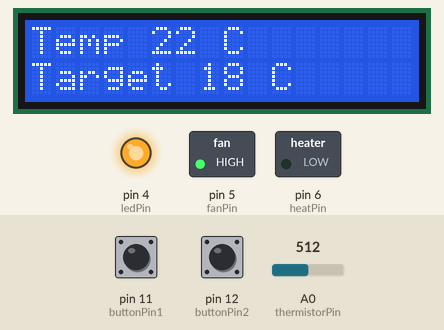
Recording of a sketch running on a simulated Arduino Uno, built with avr-gcc and run on an emulated ATmega328P. On the bench: 16×2 character LCD, switched loads named in the sketch (green lamp = pin HIGH), output pins drawn as LEDs (lit = HIGH). Inputs (shaded band) come from the test bench; at power-on: A0 (thermistorPin) = 512, pin 11 (buttonPin1) LOW, pin 12 (buttonPin2) LOW. What the sketch prints to the serial monitor is not drawn.

Above: at 4.2 s.
4.3 s: A0 (thermistorPin) set to 552
At 6.0 s:
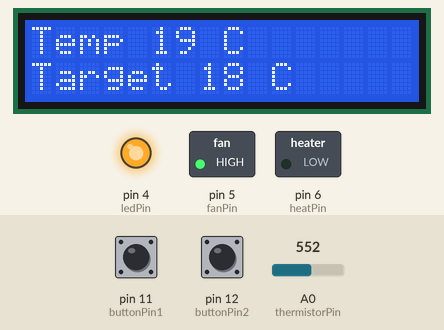
6.6 s: A0 (thermistorPin) set to 580
At 8.1 s:
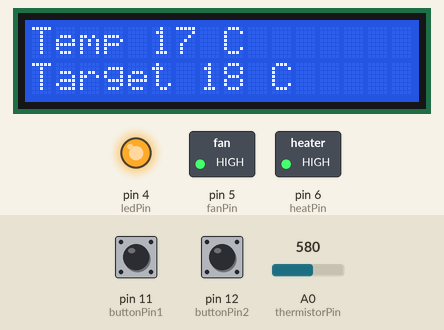
12.5 s: A0 (thermistorPin) set to 716
At 14.3 s:
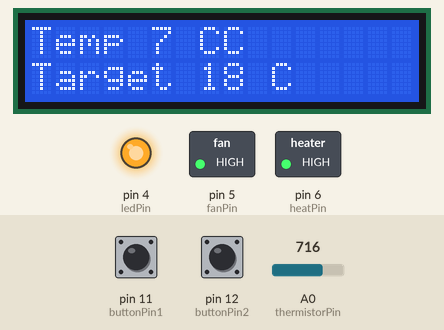
14.6 s: pin 11 (buttonPin1) pulled HIGH for 3.2 s
At 18.6 s:
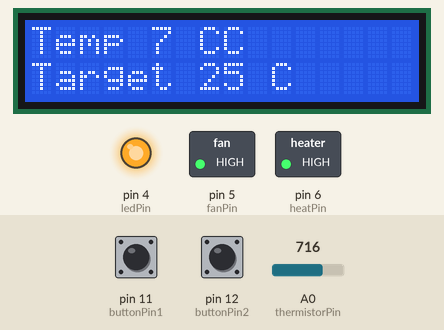
19.3 s: pin 11 (buttonPin1) pulled HIGH for 0.15 s
At 20.4 s:
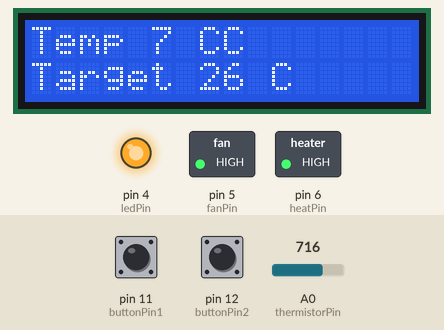
21.3 s: pin 11 (buttonPin1) pulsed HIGH 5 times (0.12 s each, 0.3 s apart)
At 24.3 s:
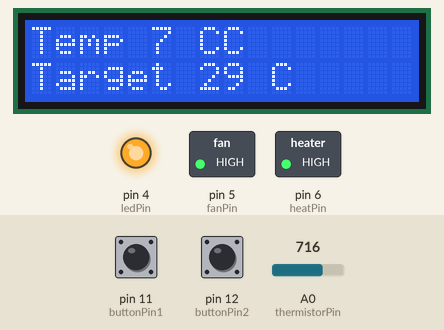
Timing chart, 0 to 25.3 s (numbered marks = the images above; inputs shaded):
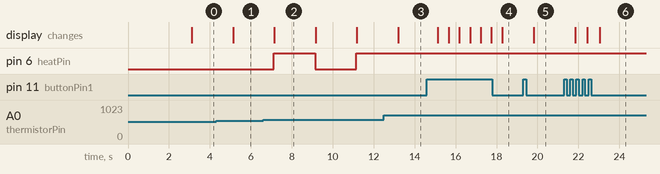

Measured:
- the behaviour switches between 569 and 570 on A0 (thermistorPin) (found by bisection; images 1 and 2)
- after the input at 4.3 s, the display: changes after 0.83 s (image 1)
- after the input at 6.6 s, pin 6 (heatPin): LOW → HIGH after 0.53 s, → LOW 2.0 s later, → HIGH 2.0 s later; the display: changes after 0.55 s (image 2)
- after the input at 12.5 s, pin 6 (heatPin): stays HIGH (without the input it goes to LOW after 0.67 s); the display: changes after 0.69 s (image 3)
- after the input at 14.6 s, the display: first changes after 0.54 s (image 4 shows a later state)
- after the input at 19.3 s, the display: changes after 0.52 s (image 5)
- after the input at 21.3 s, the display: first changes after 0.53 s (image 6 shows a later state)

The sketch:

incubator2017.ino
```cpp
// Libraries
#include <math.h>
#include <Wire.h>
#include "LiquidCrystal_I2C.h"

//Define LCD
LiquidCrystal_I2C lcd(0x3F, 16, 2);

// Define pins
#define ledPin 4
#define fanPin 5
#define heatPin 6

#define buttonPin1 11 // temperature up
#define buttonPin2 12  // temperature down

#define SERIESRESISTOR 10000
#define R0 10000
#define T0 25 //room temperature
#define B 3950 //the coefficient of the thermistor

// Define variables

int targetTemp = 18;   // Initial target temperature
int button1State = 0;
int button2State = 0;
int val;
double temp;
boolean isCheck;

//  Time variables

long switch_time = 2000; // switch mosfet on or off once every 3 seconds
long begin_switch_time = 0;
long temp_time = 2000; // read temperature once every 2 seconds
long begin_temp_time = 0;

int thermistorPin = A0;

void setup() {
  Serial.begin(115200);
  Serial.println(F("Open Bio Lab Academy 2017 Incubator"));

  pinMode(ledPin, OUTPUT);
  pinMode(fanPin, OUTPUT);
  pinMode(heatPin, OUTPUT);
  pinMode(buttonPin1, INPUT);
  pinMode(buttonPin2, INPUT);

  // Set time
  begin_switch_time = millis();

  // Initialize I2C
  Wire.begin();

  // Initialize the LCD and print a message
  lcd.init();
  lcd.backlight();
  lcd.clear();
  lcd.setCursor(0, 0);
  lcd.print(F("Open Bio Lab"));
  lcd.setCursor(0, 1);
  lcd.print(F("Academy 2017"));
  delay(3000);
  lcd.clear();

  // The ,LED Bar, fan is always on
  digitalWrite(ledPin, HIGH);
  digitalWrite(fanPin, HIGH);
}


double Thermister(float RawADC) {
  RawADC = (1023 / RawADC) - 1;
  RawADC = SERIESRESISTOR / RawADC;  // 10K / (1023/ADC - 1)

  float Temp;
  Temp = RawADC / R0; // R/R0
  Temp = log(Temp);
  Temp = Temp / B;
  Temp = Temp + 1.0 / (T0 + 273.15);
  Temp = 1.0 / Temp;
  Temp -= 273.15 ;// kelvins to C
  return Temp;
}

void loop() {
  isCheck = digitalRead(heatPin);
  Serial.println(isCheck);
  if ((millis() - begin_temp_time) > temp_time) {

    val = analogRead(thermistorPin);
    temp = Thermister(val);
    if (isCheck == 0) {
      temp -= 2;
    }
    begin_temp_time = millis();
  }
  if ((millis() - begin_switch_time) > switch_time) {
    if (temp < targetTemp) {
      digitalWrite(heatPin, HIGH);
      begin_switch_time = millis();
      isCheck = true;
    }
    else {
      digitalWrite(heatPin, LOW);
      begin_switch_time = millis();
      isCheck = false;
    }
  }

  button1State = digitalRead(buttonPin1);
  button2State = digitalRead(buttonPin2);

  if (button1State == HIGH) {
    ++targetTemp;
    if (targetTemp > 50) targetTemp = 50;
    delay(500);
  }
  else if (button2State == HIGH) {
    --targetTemp;
    if (targetTemp < 0) targetTemp = 0;
    if (targetTemp == temp && isCheck == 1) {
      temp -= 2;
    }
    delay(500);
  }

  button1State = 0;
  button2State = 0;

  Serial.print(F("Temp: "));
  Serial.print(temp);
  Serial.print(F(" Target temp: "));
  Serial.println(targetTemp);

  displayTemps(constrain(temp, 0, 99), constrain(targetTemp, 0, 99));
}

void displayTemps(int tempToDisplay, int targetToDisplay) {
  lcd.setCursor(0, 0);
  lcd.print(F("Temp "));
  lcd.setCursor(5, 0);
  lcd.print(tempToDisplay);
  lcd.print(F(" C"));
  lcd.setCursor(0, 1);
  lcd.print(F("Target "));
  lcd.setCursor(7, 1);
  lcd.print(targetToDisplay);
  lcd.print(F(" C"));
}
```
